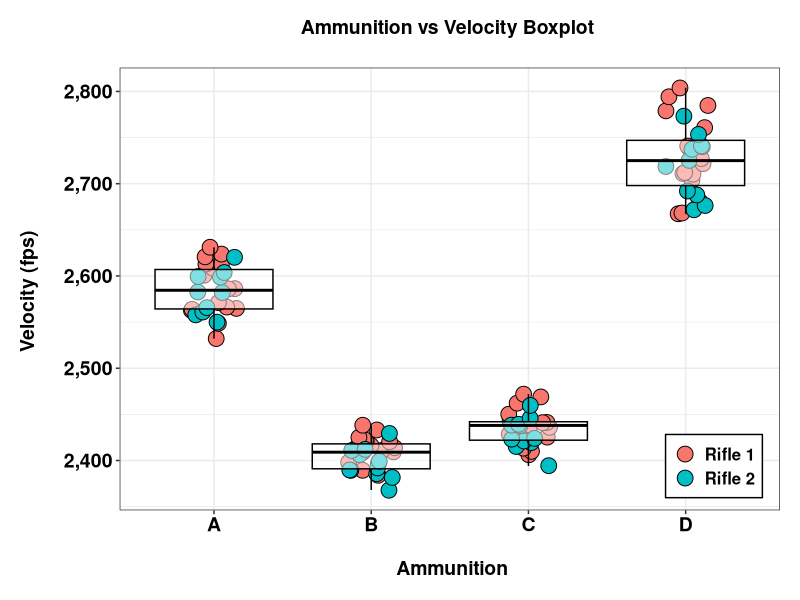
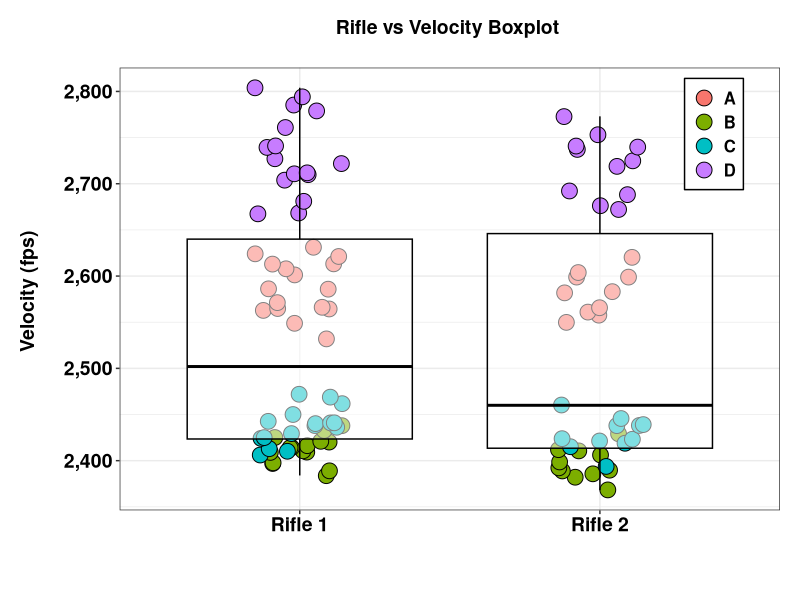
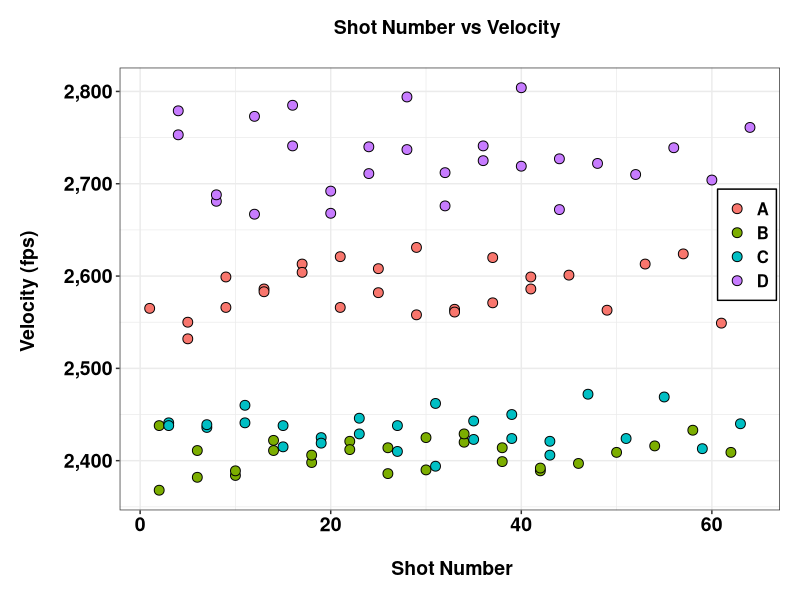
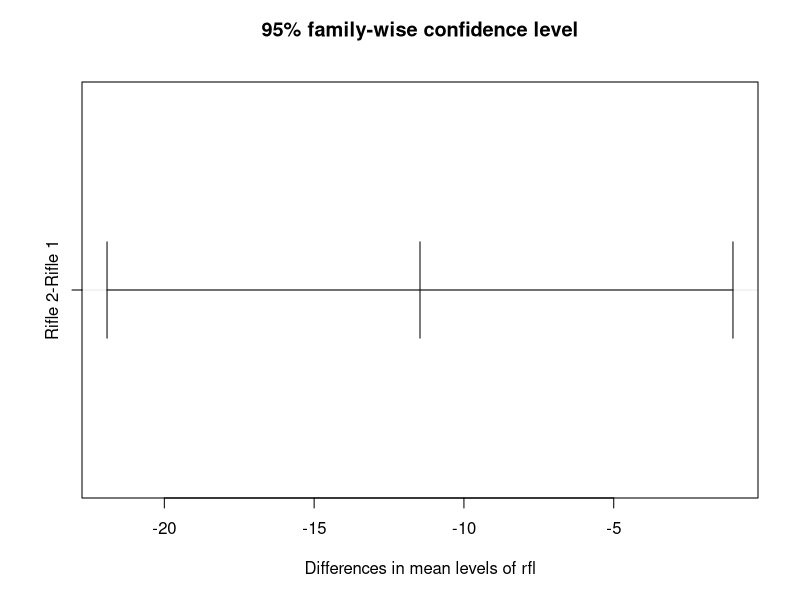
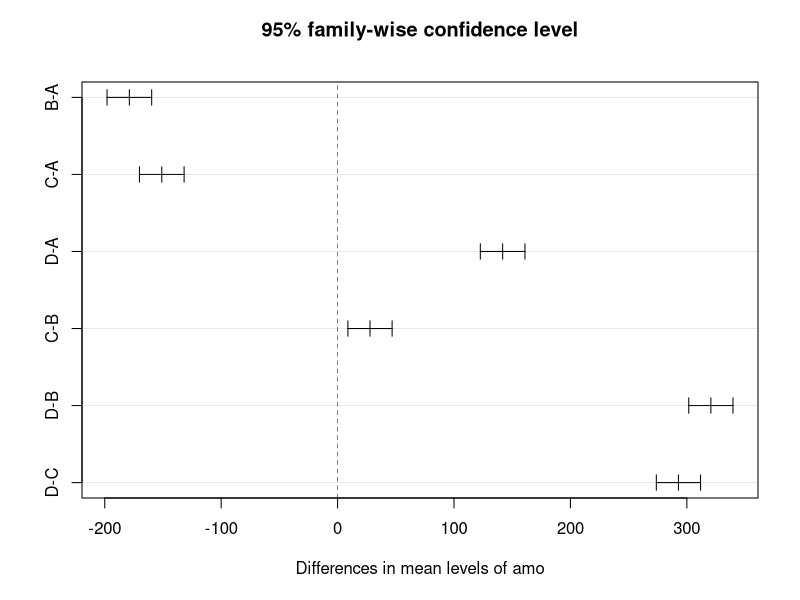

The R source for these figures, in order:
library(tidyverse); library(scales)

vel <- read.csv('velocity.csv', header = T)
vel$rfl <- as.factor(vel$rfl)
vel$rfl <- recode(vel$rfl, '1' = 'Rifle 1', '2' = 'Rifle 2')

p <- ggplot(vel, aes(amo, vel)) + 
  geom_jitter(width = .15, shape = 21, 
              aes(fill = rfl), size = 5) +
  geom_boxplot(fill = 'white', color = 'black', alpha = 0.5) +
  scale_y_continuous(label = comma) +
  ggtitle('Ammunition vs Velocity Boxplot \n') +
  xlab('\n Ammunition') +
  ylab('Velocity (fps) \n') +
  theme_bw() +
  theme(
    plot.title = element_text(color = 'black', face = 'bold', 
                              hjust = 0.5, size = 14),
    axis.title = element_text(color = 'black', face = 'bold', 
                              hjust = 0.5, size = 14),
    axis.text = element_text(color = 'black', face = 'bold', 
                              hjust = 0.5, size = 14),
    plot.margin = margin(c(.2,.2,.2,.2), unit = 'in'),
    legend.title = element_blank(),
    legend.text = element_text(color = 'black', face = 'bold', 
                               hjust = 0.5, size = 12),
    legend.background = element_rect(color = 'black'),
    legend.position = c(0.9, 0.1)
  )
print(p)

p2 <- ggplot(vel, aes(rfl, vel)) + 
  geom_jitter(width = .15, shape = 21, 
              aes(fill = amo), size = 5) +
  geom_boxplot(fill = 'white', color = 'black', alpha = 0.5) +
  scale_y_continuous(label = comma) +
  ggtitle('Rifle vs Velocity Boxplot \n') +
  xlab('\n ') +
  ylab('Velocity (fps) \n') +
  theme_bw() +
  theme(
    plot.title = element_text(color = 'black', face = 'bold', 
                              hjust = 0.5, size = 14),
    axis.title = element_text(color = 'black', face = 'bold', 
                              hjust = 0.5, size = 14),
    axis.text = element_text(color = 'black', face = 'bold', 
                             hjust = 0.5, size = 14),
    plot.margin = margin(c(.2,.2,.2,.2), unit = 'in'),
    legend.title = element_blank(),
    legend.text = element_text(color = 'black', face = 'bold', 
                               hjust = 0.5, size = 12),
    legend.background = element_rect(color = 'black'),
    legend.position = c(0.9, 0.85)
  )
print(p2)

p3 <- ggplot(vel, aes(cnt, vel)) + 
  geom_point(shape = 21, 
              aes(fill = amo), size = 3) +
  scale_y_continuous(label = comma) +
  ggtitle('Shot Number vs Velocity \n') +
  xlab('\n Shot Number') +
  ylab('Velocity (fps) \n') +
  theme_bw() +
  theme(
    plot.title = element_text(color = 'black', face = 'bold', 
                              hjust = 0.5, size = 14),
    axis.title = element_text(color = 'black', face = 'bold', 
                              hjust = 0.5, size = 14),
    axis.text = element_text(color = 'black', face = 'bold', 
                             hjust = 0.5, size = 14),
    plot.margin = margin(c(.2,.2,.2,.2), unit = 'in'),
    legend.title = element_blank(),
    legend.text = element_text(color = 'black', face = 'bold', 
                               hjust = 0.5, size = 12),
    legend.background = element_rect(color = 'black'),
    legend.position = c(0.95, 0.6)
  )
print(p3)

mod <- aov(vel ~ rfl+amo , data = vel)
# Tukey test HSD
tukey.test <- TukeyHSD(mod)
plot(tukey.test)
marginal <- lsmeans::lsmeans(mod, pairwise ~ amo, adjust = 'tukey')
